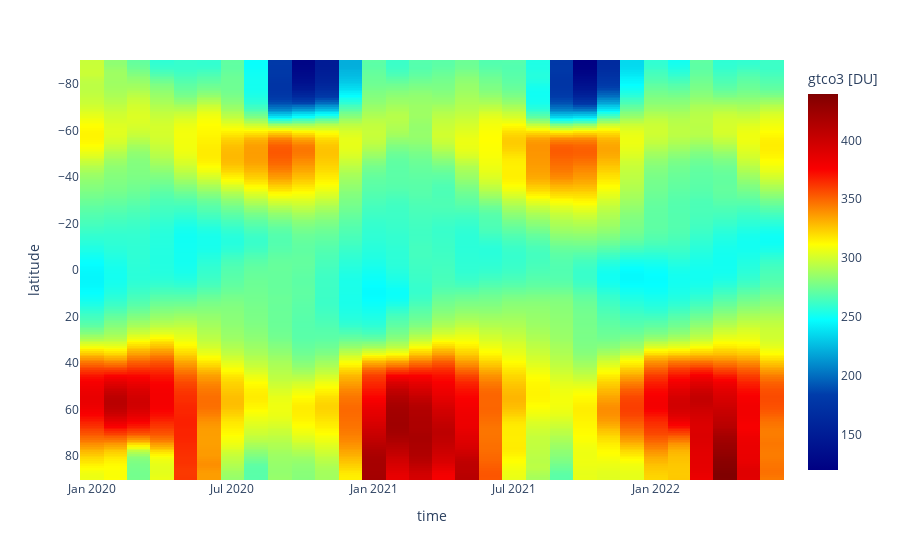

Here is the notebook cell this chart was saved with:
### Code cell
fig = px.imshow(df_o3_convert.T, color_continuous_scale='Jet')
fig.show()

### Figure 1 — Plotly figure (JSON) as saved in the notebook; plotly's stock layout.template omitted (floating-point values rounded to 4 significant figures; data arrays with more than 128 entries replaced by an {"elided": "..."} marker saying what was removed)
{"data": [{"coloraxis": "coloraxis", "hovertemplate": "time: %{x}<br>latitude: %{y}<br>gtco3 [DU]: %{z}<extra></extra>", "name": "0", "type": "heatmap", "x": ["2020-01-01T00:00:00.000000000", "2020-02-01T00:00:00.000000000", "2020-03-01T00:00:00.000000000", "2020-04-01T00:00:00.000000000", "2020-05-01T00:00:00.000000000", "2020-06-01T00:00:00.000000000", "2020-07-01T00:00:00.000000000", "2020-08-01T00:00:00.000000000", "2020-09-01T00:00:00.000000000", "2020-10-01T00:00:00.000000000", "2020-11-01T00:00:00.000000000", "2020-12-01T00:00:00.000000000", "2021-01-01T00:00:00.000000000", "2021-02-01T00:00:00.000000000", "2021-03-01T00:00:00.000000000", "2021-04-01T00:00:00.000000000", "2021-05-01T00:00:00.000000000", "2021-06-01T00:00:00.000000000", "2021-07-01T00:00:00.000000000", "2021-08-01T00:00:00.000000000", "2021-09-01T00:00:00.000000000", "2021-10-01T00:00:00.000000000", "2021-11-01T00:00:00.000000000", "2021-12-01T00:00:00.000000000", "2022-01-01T00:00:00.000000000", "2022-02-01T00:00:00.000000000", "2022-03-01T00:00:00.000000000", "2022-04-01T00:00:00.000000000", "2022-05-01T00:00:00.000000000", "2022-06-01T00:00:00.000000000"], "xaxis": "x", "y": {"elided": "241 float values"}, "yaxis": "y", "z": {"elided": "241x30 float values"}}], "layout": {"coloraxis": {"colorbar": {"title": {"text": "gtco3 [DU]"}}, "colorscale": [[0, "rgb(0,0,131)"], [0.2, "rgb(0,60,170)"], [0.4, "rgb(5,255,255)"], [0.6, "rgb(255,255,0)"], [0.8, "rgb(250,0,0)"], [1, "rgb(128,0,0)"]]}, "margin": {"t": 60}, "xaxis": {"anchor": "y", "domain": [0, 1], "title": {"text": "time"}}, "yaxis": {"anchor": "x", "autorange": "reversed", "domain": [0, 1], "title": {"text": "latitude"}}}}
